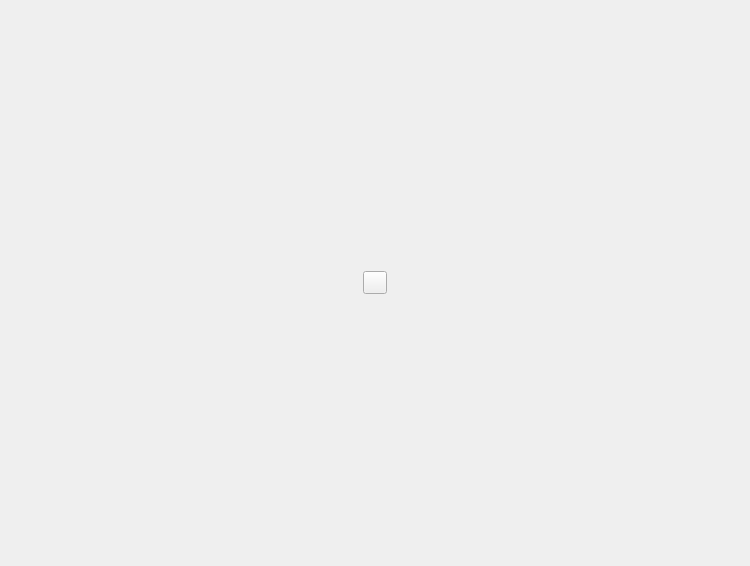
<?xml version="1.0" encoding="UTF-8"?>
<ui version="4.0">
 <class>video_window</class>
 <widget class="QFrame" name="video_window">
  <property name="geometry">
   <rect>
    <x>0</x>
    <y>0</y>
    <width>750</width>
    <height>566</height>
   </rect>
  </property>
  <property name="windowTitle">
   <string>Frame</string>
  </property>
  <layout class="QGridLayout" name="gridLayout">
   <item row="0" column="0">
    <widget class="PrimaryToolButton" name="PrimaryToolButton_play"/>
   </item>
  </layout>
 </widget>
 <customwidgets>
  <customwidget>
   <class>ToolButton</class>
   <extends>QToolButton</extends>
   <header>qfluentwidgets</header>
  </customwidget>
  <customwidget>
   <class>PrimaryToolButton</class>
   <extends>ToolButton</extends>
   <header>qfluentwidgets</header>
  </customwidget>
 </customwidgets>
 <resources/>
 <connections/>
</ui>
